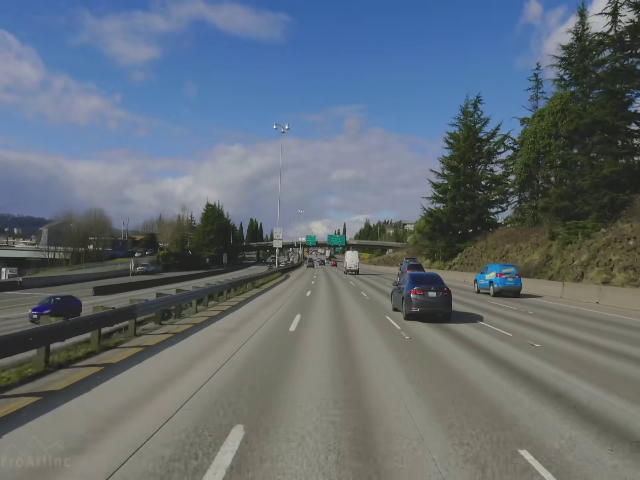
#> input picture images/base.png, 640 x 480 px, given in place of car1.mp4, which was not available
$ python 'lane detection.py'
#> lines starting #> are read from the running program, lines starting #| are printed output that depends on the picture; after the words box and inside, x2 and y2 are one past the last pixel; in counts of white or black regions, pixels touching at a corner belong together; pictures that were not available may be replaced by others from this repository, and a replacement may not be noted
import numpy as np
import cv2

"""
Sample amount, would be better to have exact measurements,
but it's useful enough as is to measure out how close to the center the car is
by detecting how far the lines are from the center of the screen.

Of course, this doesn't necessarily work the best mainly due to differing camera
lenses and resolutions, but it helps by being some sort of guideline.
"""
CAR_WIDTH = 100

def lineDist(x1, y1, x2, y2):
    return sqrt((x2-x1)**2 + (y2-y1)**2)

video = cv2.VideoCapture("./car1.mp4")
vid, frame = video.read()
#> frame is the input picture: shape (480, 640, 3); mean B, G, R 117.4, 109.1, 99.2
frame = cv2.resize(frame, (640, 480))

h, w, channels = frame.shape
#> h = 480; w = 640; channels = 3
hh, hw = h//2, w//2
#> hh = 240; hw = 320

lower = np.array([0, 0, 160])
upper = np.array([255, 40, 255])

tl, tr, bl, br = (hw-30, hh+50), (hw+70, hh+50), (hw-160, h), (hw+280, h)
#> tl = (290, 290); tr = (390, 290); bl = (160, 480); br = (600, 480)

while vid:
    vid, frame = video.read()
    frame = cv2.resize(frame, (640, 480))
    hsv = cv2.cvtColor(frame, cv2.COLOR_BGR2HSV)
#> hsv: shape (480, 640, 3); mean H, S, V 63.2, 60.7, 125.2

    p1 = np.float32([tl, bl, tr, br])
    p2 = np.float32([[0, 0], [0, h], [w, 0], [w, h]])
#> p2 = [[0, 0], [0, 480], [640, 0], [640, 480]]

    matrix = cv2.getPerspectiveTransform(p1, p2)

    mask = cv2.inRange(hsv, lower, upper)
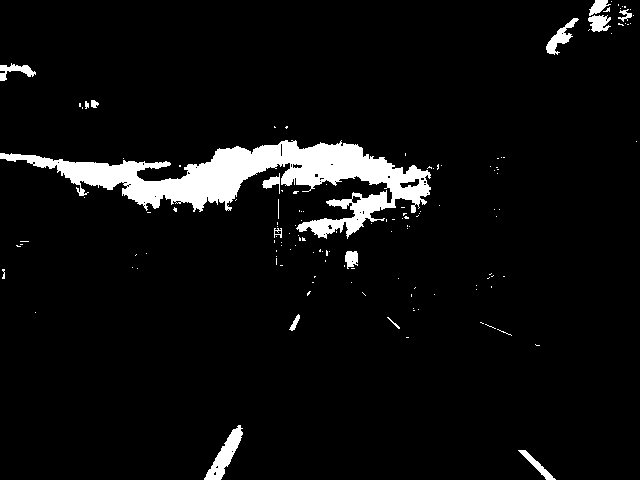
#> mask: shape (480, 640); 5.6% white; 138 white regions (121 under 20 px), largest, box (x1, y1, x2, y2) and area: (0, 140, 431, 239) 13919, (204, 425, 243, 480) 778, (546, 18, 579, 55) 400

    # These below are positional points for the narrow and wide areas
    # of a lane. They're rough, but they were used to determine where
    # the perspective transform should be made.

    # cv2.circle(frame, tl, 10, (0, 0, 255), -1)
    # cv2.circle(frame, tr, 10, (0, 0, 255), -1)
    # cv2.circle(frame, bl, 10, (255, 0, 255), -1)
    # cv2.circle(frame, br, 10, (255, 0, 255), -1)

    perp_base = cv2.warpPerspective(frame, matrix, (w, h))
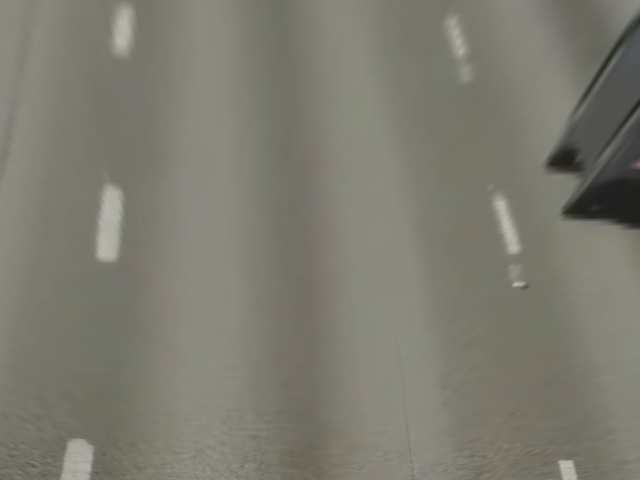
#> perp_base: shape (480, 640, 3); mean B, G, R 112.3, 123.1, 124.5

    perp_frame = cv2.warpPerspective(mask, matrix, (w, h))
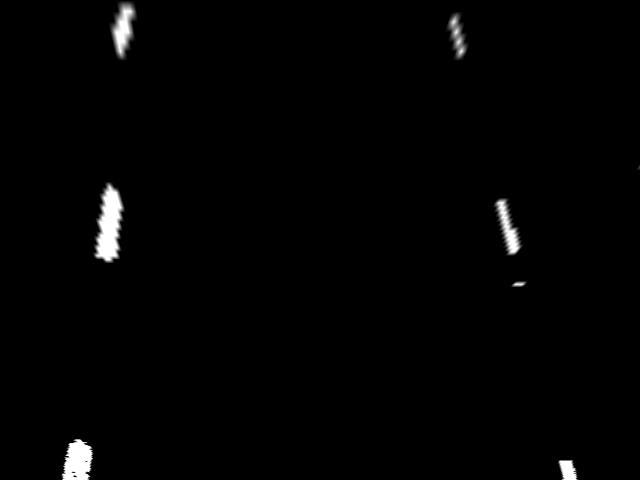
#> perp_frame: shape (480, 640); min 0, max 255, mean 3.3
    perp_frame = cv2.GaussianBlur(perp_frame, (5,5), 0)

    edges = cv2.Canny(perp_frame, 0, 250)
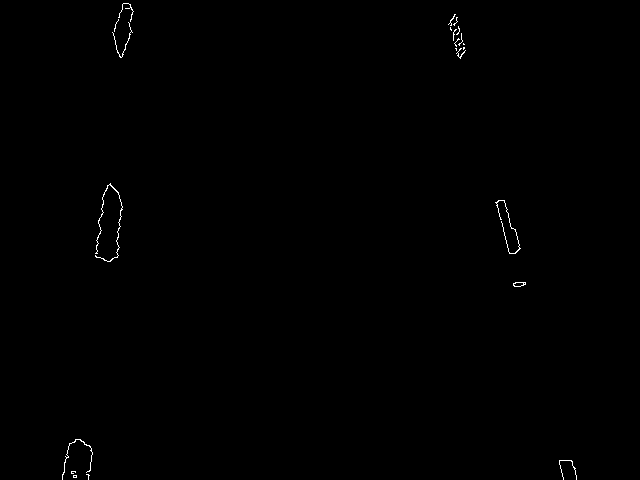
#> edges: shape (480, 640); 0.26% white in thin lines or dots, all inside (x1, y1, x2, y2) = (62, 3, 577, 480)
    lines = cv2.HoughLinesP(edges, 1, np.pi/180, 0, maxLineGap=50)
#> lines = 174 rows, first 6: [560, 468, 560, 460], [96, 257, 96, 240], [68, 457, 68, 446], [122, 56, 122, 4], [101, 258, 101, 208], [88, 479, 88, 445]

    if lines is not None:
        for line in lines:
            x1, y1, x2, y2 = line[0]
            cv2.line(perp_base, (x1, y1), (x2, y2), (190, 152, 0), 5)
            if y1 <= hh/2:
#> (the run stopped early here; a loop or call above may not have finished)
